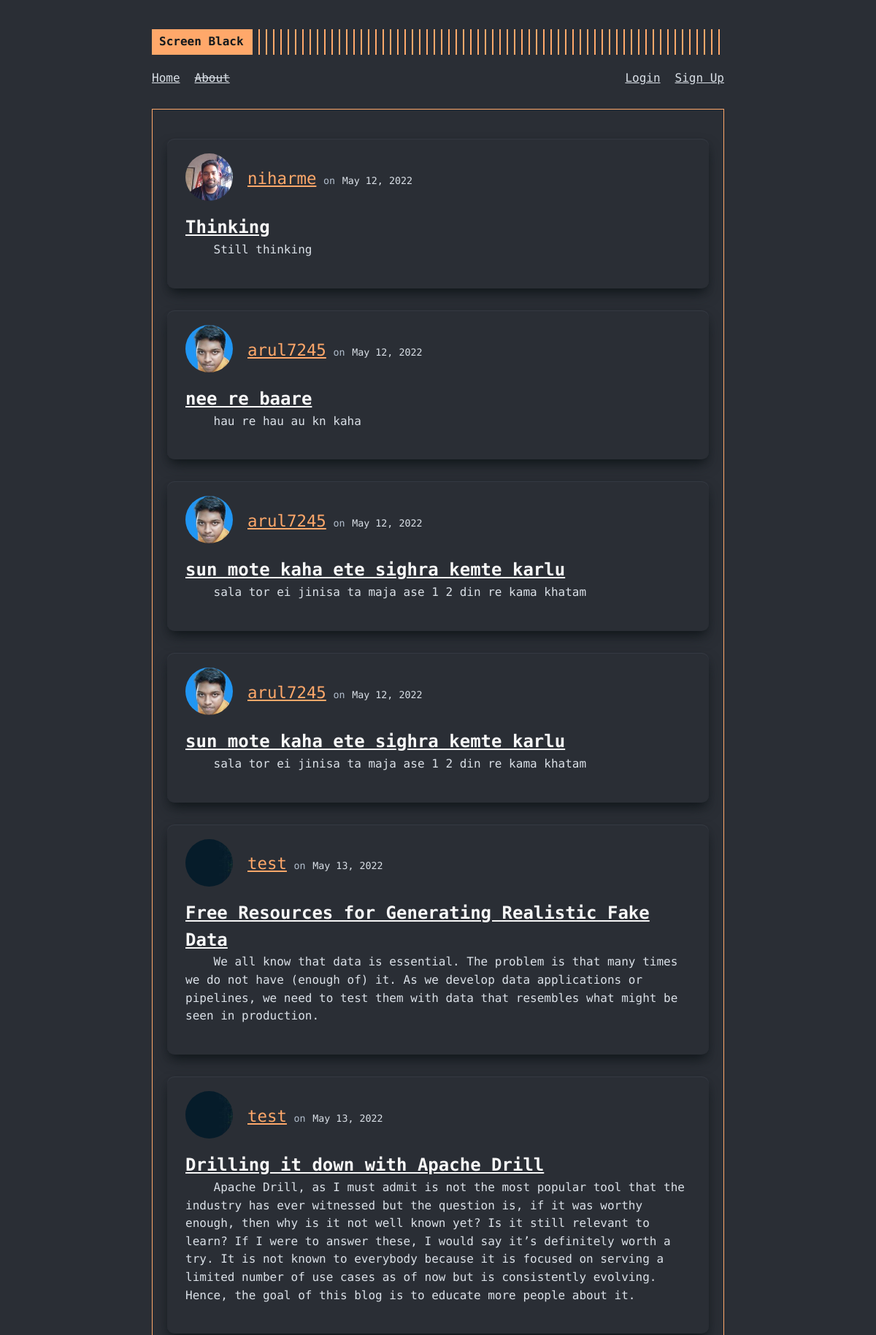
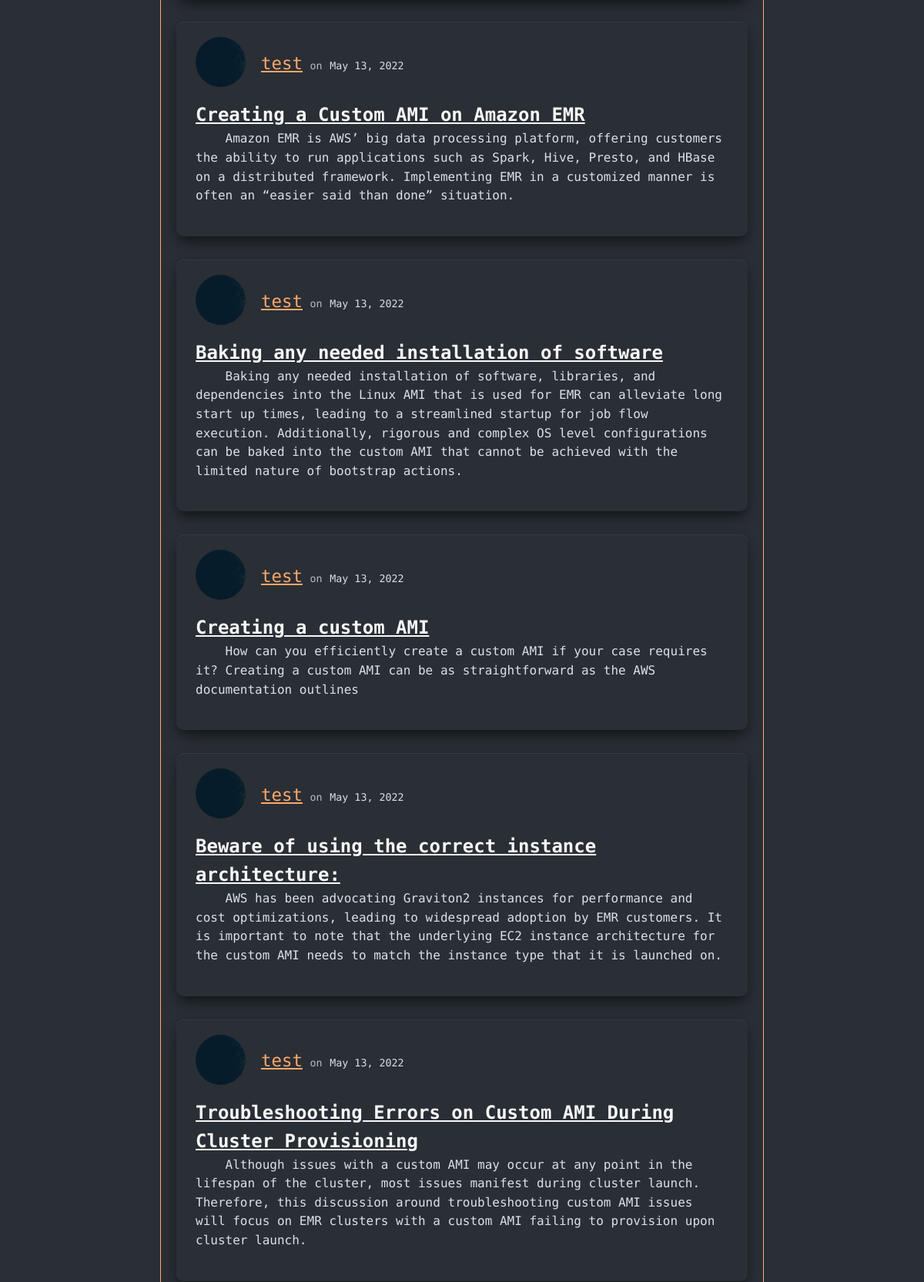
The page /home (upper part) on the database its author committed (2 pictures, top to bottom).
### screenblack/models.py (models this page shows, shortened)
class Post(db.Model):
  id = db.Column(db.Integer, primary_key = True)
  title = db.Column(db.String(100), nullable = False)
  date_posted = db.Column(db.DateTime, nullable = False, default = datetime.utcnow)
  content = db.Column(db.Text, nullable = False)
  user_id = db.Column(db.Integer, db.ForeignKey('user.id'), nullable = False)

class User(db.Model, UserMixin):
  id = db.Column(db.Integer, primary_key = True)
  username = db.Column(db.String(20), nullable = False, unique = True)
  email = db.Column(db.String(120), nullable = False, unique = True)
  picture = db.Column(db.String(20), nullable = False, default = "default.jpg")
  password = db.Column(db.String(60), nullable = False)
  posts = db.relationship("Post", backref = "author", lazy = True)

### screenblack/routes.py (the view)
@app.route("/")
@app.route("/home")
def home():
  posts = Post.query.all()
  return render_template("home.html", posts = posts)

### screenblack/templates/home.html
{% extends "layout.html" %}
{% block content %}
  {% for post in posts %}
    <article class="article-body">
      <div class="home-article">
        <div class="article-author-picture">
          <a href="#"><img class="profilepic-mini" src="{{ url_for('static', filename='profilepics/'+post.author.picture) }}" alt="profile picture for {{ post.author.username }}"></a>
        </div>
        <div class="article-author-details">
          <a class="article-author" href="#">{{ post.author.username }}</a>
          <small class="text-muted">on</small>
          <small class="article-date">{{ post.date_posted.strftime("%B %d, %Y") }}</small>
        </div>
      </div>
      <h2><a class="article-title" href="{{ url_for('post', post_id=post.id) }}">{{ post.title }}</a></h2>
      <div class="article-content">
        <p>{{ post.content }}</p>
      </div>
    </article>
  {% endfor %}
{% endblock content %}

### screenblack/templates/layout.html (shortened to what this page needs)
<!DOCTYPE html>
<html lang="en">
  <head>
    <link rel="stylesheet" href="{{url_for('static', filename='main.css')}}" />
  </head>
  <body>
    <div class="container">
      <header class="site-header">
        <div class="header-top">
          <div class="header-logo">
            <a href="/">
              <div class="logo">Screen Black</div>
            </a>
          </div>
        </div>
        <nav class="menu">
          <ul class="left-menu">
            <li><a href="{{url_for('home')}}">Home</a></li>
            <li><a href="{{url_for('about')}}"><del>About</del></a></li>
          </ul>
          <ul class="right-menu">
          {% if current_user.is_authenticated %}
            <li><a href="{{url_for('create_post')}}">Create Post</a></li>
            <li><a href="{{url_for('account')}}">Account</a></li>
            <li><a href="{{url_for('logout')}}">Logout</a></li>
          {% else %}
            <li><a href="{{url_for('login')}}">Login</a></li>
            <li><a href="{{url_for('register')}}">Sign Up</a></li>
          {% endif %}
          </ul>
        </nav>
      </header>
      <main class="content">
        <div class="framed-content">
          {% block content %} {% endblock content %}
        </div>
      </main>
    </div>
  </body>
</html>

### screenblack/static/main.css (style rules this page uses)
:root { font-size: 16px; --gray0: #f8f8f8; --gray1: #dbe1e8; --gray2: #b2becd; --gray3: #6c7983; --gray4: #444d55; --gray5: #363b44; --gray6: #2a2e35; --gray7: #12181c; --rajah: #ffa86a; --green: #09c372; --red: #ff3860; }
body { font-family: "Fira Code", monospace; background-color: var(--gray6); color: var(--gray1); line-height: 1.54; }
a { color: inherit; }
p { margin-bottom: 20px; }
.container { max-width: 864px; min-height: 100vh; padding: 40px; margin: 0 auto; display: flex; flex-direction: column; }
.site-header { display: flex; flex-direction: column; position: relative; }
.header-top { display: flex; align-items: center; justify-content: space-between; }
.header-logo { display: flex; flex: 1; }
.header-logo:after { content: ""; display: block; background: repeating-linear-gradient( 90deg, var(--rajah), var(--rajah) 2px, transparent 0, transparent 10px ); right: 10px; width: 100%; }
.header-logo a { flex: 0 0 auto; max-width: 100%; text-decoration: none; }
.logo { align-items: center; background: var(--rajah); color: var(--gray7); font-weight: 700; display: flex; padding: 5px 10px; text-decoration: none; }
.menu { margin: 20px 0; display: flex; justify-content: space-between; }
.site-header .left-menu { display: flex; flex-wrap: wrap; list-style: none; margin: 0px; padding: 0; }
.site-header .right-menu { display: flex; flex-wrap: wrap; list-style: none; margin: 0px; padding: 0; }
.site-header .left-menu li:not(:last-of-type) { flex: 0 0 auto; margin-bottom: 10px; margin-right: 20px; }
.site-header .right-menu li:not(:first-of-type) { flex: 0 0 auto; margin-bottom: 10px; margin-left: 20px; }
.framed-content { border: 1px solid var(--rajah); padding: 20px; }
.article-body { padding: 20px 25px; background-color: var(--gray6); box-shadow: var(--gray5) 0px 1px 1px 0px inset, var(--gray7) 0px 10px 20px -5px, var(--gray7) 0px 6px 12px -6px; margin: 20px 0; border-radius: 0.6rem; }
.article-body:not(:last-of-type) { margin-bottom: 30px; }
.home-article { display: flex; align-items: center; margin-bottom: 15px; }
.article-author-picture { display: grid; place-items: center; margin-right: 20px; }
.article-author-picture a { line-height: 1; }
.profilepic-mini { max-width: 65px; border-radius: 50%; }
.article-title { color: var(--gray0); }
.article-author { color: var(--rajah); font-size: 1.4rem; }
.article-date { color: var(--gray1); }
.article-content p { text-indent: 4ch; }
.text-muted { color: var(--gray2); }

### rows shown on the page
Post: picture (picture), author.username "niharme", date_posted "May 12, 2022", title "Thinking", content "Still thinking"
Post: picture (picture), author.username "arul7245", date_posted "May 12, 2022", title "nee re baare", content "hau re hau au kn kaha"
Post: picture (picture), author.username "arul7245", date_posted "May 12, 2022", title "sun mote kaha ete sighra kemte karlu", content "sala tor ei jinisa ta maja ase 1 2 din re kama khatam"
Post: picture (picture), author.username "arul7245", date_posted "May 12, 2022", title "sun mote kaha ete sighra kemte karlu", content "sala tor ei jinisa ta maja ase 1 2 din re kama khatam"
Post: username (picture), author.username "test", date_posted "May 13, 2022", title "Free Resources for Generating Realistic Fake Data", content "We all know that data is essential. The problem is that many times we do not have (enough of) it. As we develop data applications or pipelines, we need to test them with data that resembles what might be seen in production."
Post: username (picture), author.username "test", date_posted "May 13, 2022", title "Drilling it down with Apache Drill", content "Apache Drill, as I must admit is not the most popular tool that the industry has ever witnessed but the question is, if it was worthy enough, then why is it not well known yet? Is it still relevant to learn? If I were to answer these, I would say it’s definitely worth a try. It is not known to everybody because it is focused on serving a limited number of use cases as of now but is consistently evolving. Hence, the goal of this blog is to educate more people about it."
Post: username (picture), author.username "test", date_posted "May 13, 2022", title "Creating a Custom AMI on Amazon EMR", content "Amazon EMR is AWS’ big data processing platform, offering customers the ability to run applications such as Spark, Hive, Presto, and HBase on a distributed framework. Implementing EMR in a customized manner is often an “easier said than done” situation."
Post: username (picture), author.username "test", date_posted "May 13, 2022", title "Baking any needed installation of software", content "Baking any needed installation of software, libraries, and dependencies into the Linux AMI that is used for EMR can alleviate long start up times, leading to a streamlined startup for job flow execution. Additionally, rigorous and complex OS level configurations can be baked into the custom AMI that cannot be achieved with the limited nature of bootstrap actions."
Post: username (picture), author.username "test", date_posted "May 13, 2022", title "Creating a custom AMI", content "How can you efficiently create a custom AMI if your case requires it? Creating a custom AMI can be as straightforward as the AWS documentation outlines"
Post: username (picture), author.username "test", date_posted "May 13, 2022", title "Beware of using the correct instance architecture:", content "AWS has been advocating Graviton2 instances for performance and cost optimizations, leading to widespread adoption by EMR customers. It is important to note that the underlying EC2 instance architecture for the custom AMI needs to match the instance type that it is launched on."
Post: username (picture), author.username "test", date_posted "May 13, 2022", title "Troubleshooting Errors on Custom AMI During Cluster Provisioning", content "Although issues with a custom AMI may occur at any point in the lifespan of the cluster, most issues manifest during cluster launch. Therefore, this discussion around troubleshooting custom AMI issues will focus on EMR clusters with a custom AMI failing to provision upon cluster launch."
